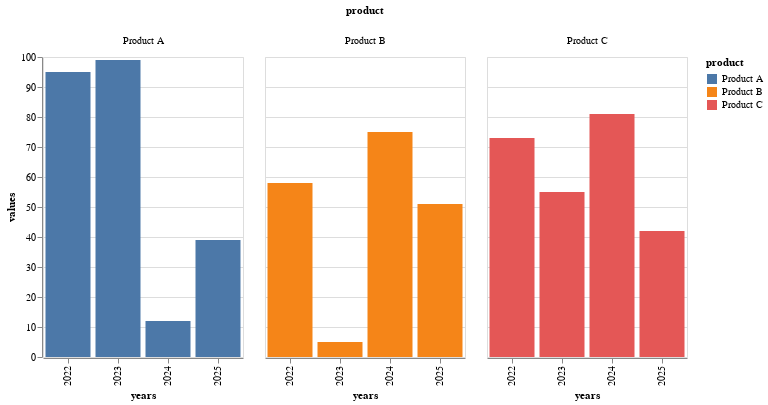

Notebook code for this chart:
### Code cell
# Create the Altair chart
chart = alt.Chart(df_melt).mark_bar().encode(
    x='years',
    y='values',
    color='product',
    column='product'
).properties(
    width=600/3  # Set the desired width of the chart
)

# Render the chart
chart.display()

### Figure 1 — Vega-Lite specification as saved in the notebook (floating-point values rounded to 4 significant figures)
{"config": {"view": {"continuousWidth": 400, "continuousHeight": 300}}, "data": {"name": "data-78f8ebf95e21341f1e98ca93c3fbf1ff"}, "mark": "bar", "encoding": {"color": {"field": "product", "type": "nominal"}, "column": {"field": "product", "type": "nominal"}, "x": {"field": "years", "type": "nominal"}, "y": {"field": "values", "type": "quantitative"}}, "width": 200.0, "$schema": "https://vega.github.io/schema/vega-lite/v4.17.0.json", "datasets": {"data-78f8ebf95e21341f1e98ca93c3fbf1ff": [{"years": "2022", "product": "Product A", "values": 95}, {"years": "2023", "product": "Product A", "values": 99}, {"years": "2024", "product": "Product A", "values": 12}, {"years": "2025", "product": "Product A", "values": 39}, {"years": "2022", "product": "Product B", "values": 58}, {"years": "2023", "product": "Product B", "values": 5}, {"years": "2024", "product": "Product B", "values": 75}, {"years": "2025", "product": "Product B", "values": 51}, {"years": "2022", "product": "Product C", "values": 73}, {"years": "2023", "product": "Product C", "values": 55}, {"years": "2024", "product": "Product C", "values": 81}, {"years": "2025", "product": "Product C", "values": 42}]}}
